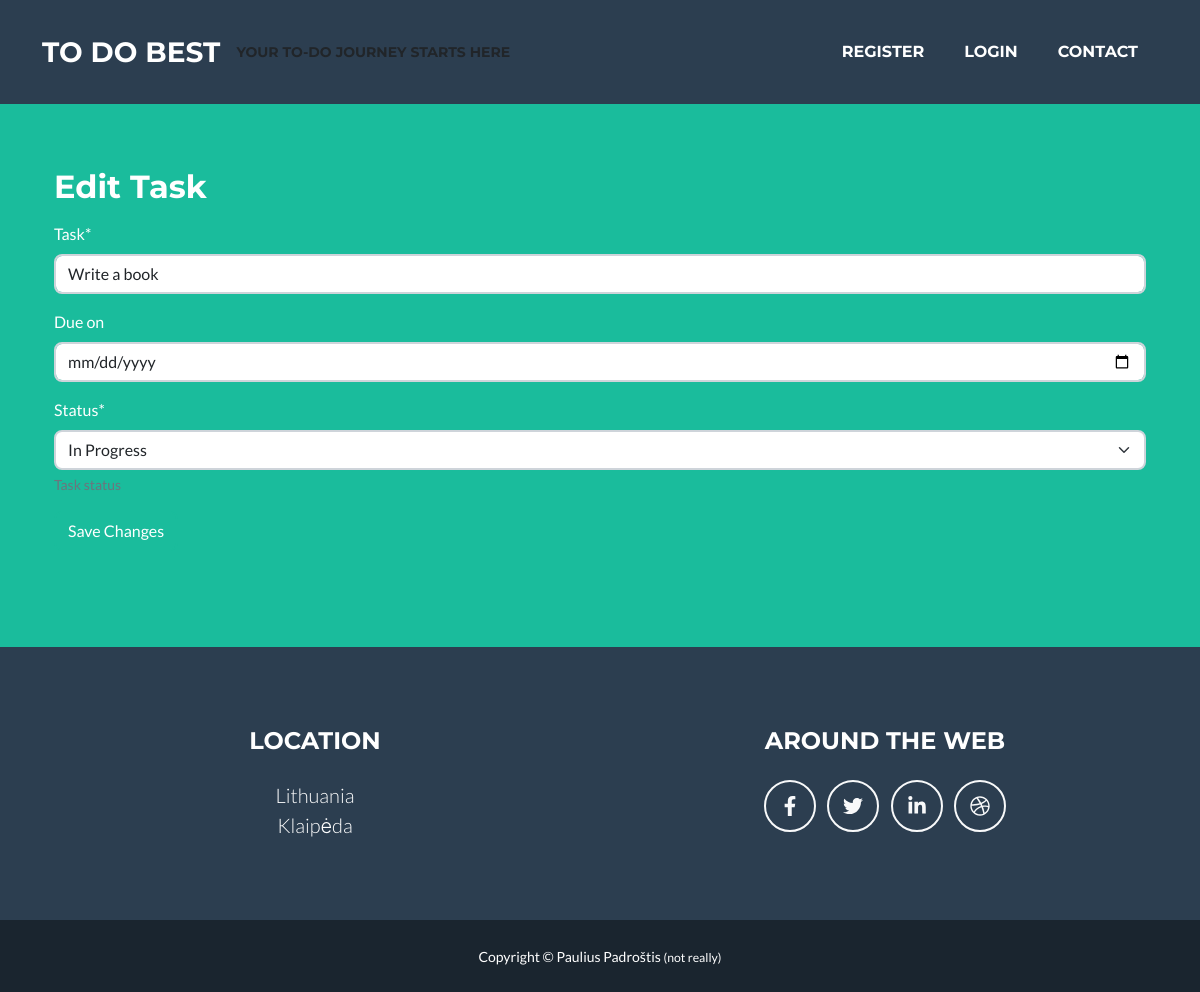
Page /update_todo/64/update on the earlier database version.
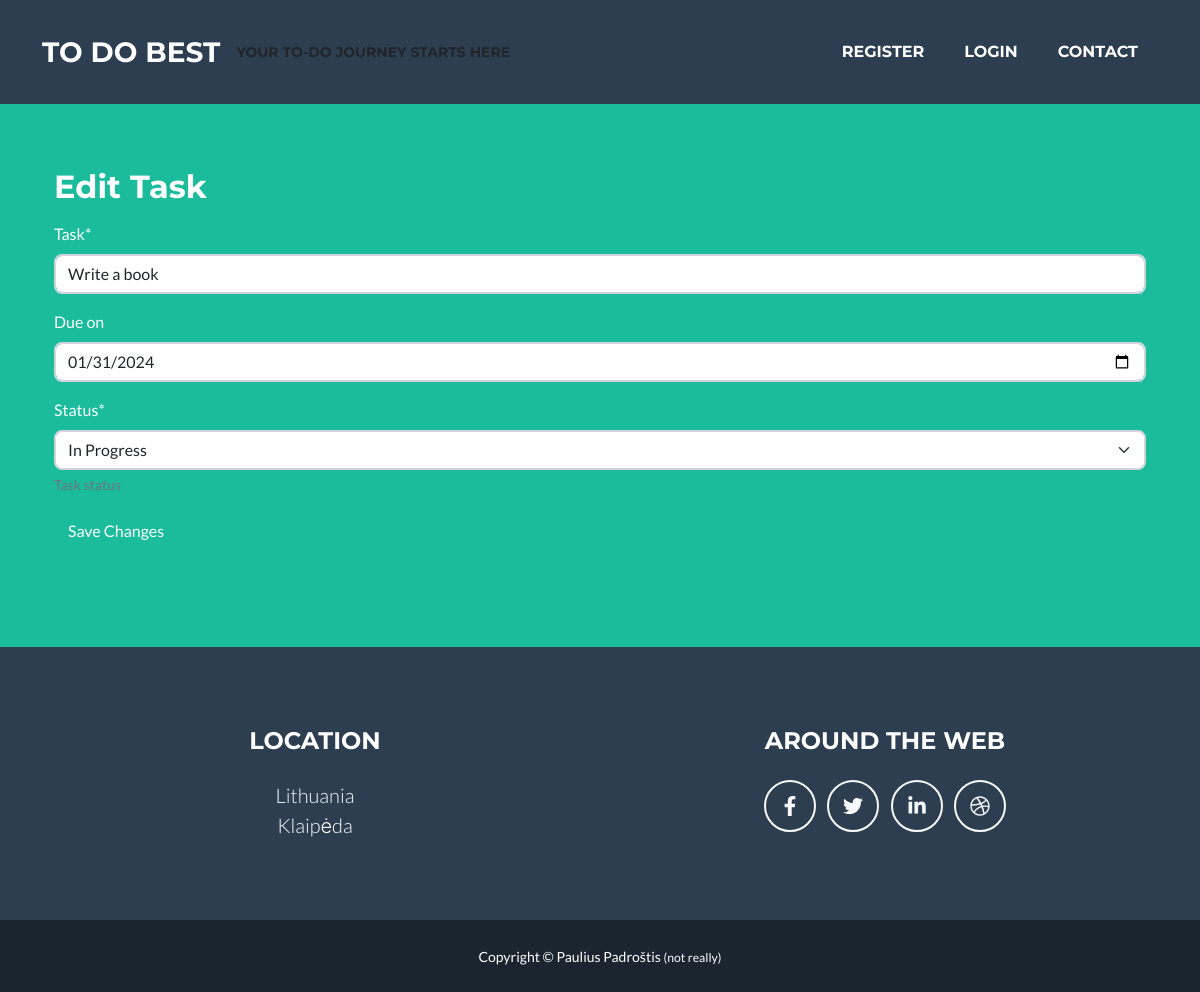
Same page on the later database version.
### todoapp/models.py (models this page shows, shortened)
class Task(models.Model):
    task = models.CharField(verbose_name='Task', max_length=200)
    user = models.ForeignKey(User, on_delete=models.CASCADE)
    creation_date = models.DateTimeField(verbose_name='Task created', auto_now_add=True)
    due_date = models.DateField(verbose_name='Due on', blank=True, null=True)
    COMPLETION_STATUS = (
        ('td', 'To do'),
        ('ip', 'In Progress'),
        ('ca', 'Cancelled'),
        ('co', 'Completed'),
    )
    status = models.CharField(max_length=2, choices=COMPLETION_STATUS, default='td', help_text='Task status')
    class Meta:
        verbose_name = 'Task'
        verbose_name_plural = 'Tasks'

### todoapp/views.py (the view, shortened to what this page needs)
# urls.py: path('update_todo/<int:pk>/update', views.UpdateTodoView.as_view(), name='update_todo'),
class UpdateTodoView(generic.UpdateView):
    model = Task
    success_url = reverse_lazy('tasks')
    template_name = 'edit_todo.html'
    form_class = TodoItemForm
    def get_context_data(self, **kwargs):
        context = super().get_context_data(**kwargs)
        context['task'] = Task.objects.all()
        return context

### todoapp/forms.py
class TodoItemForm(forms.ModelForm):
    class Meta:
        model = Task
        fields = ['task', 'due_date', 'status']
        widgets = {'due_date': DateInput()}

### todoapp/templates/edit_todo.html (shortened to what this page needs)
{% extends "base.html" %}
{% load crispy_forms_tags %}
{% block Content %}
<div class="container mt-5">
    <h2>Edit Task</h2>
    <form method="post" class="mt-3">
        {{ form|crispy }}
        <button type="submit" class="btn btn-primary">Save Changes</button>
    </form>
</div>
{% endblock %}

Differences in the rows shown:
changed Task "Write a book": due_date (not shown) → "01/31/2024"
